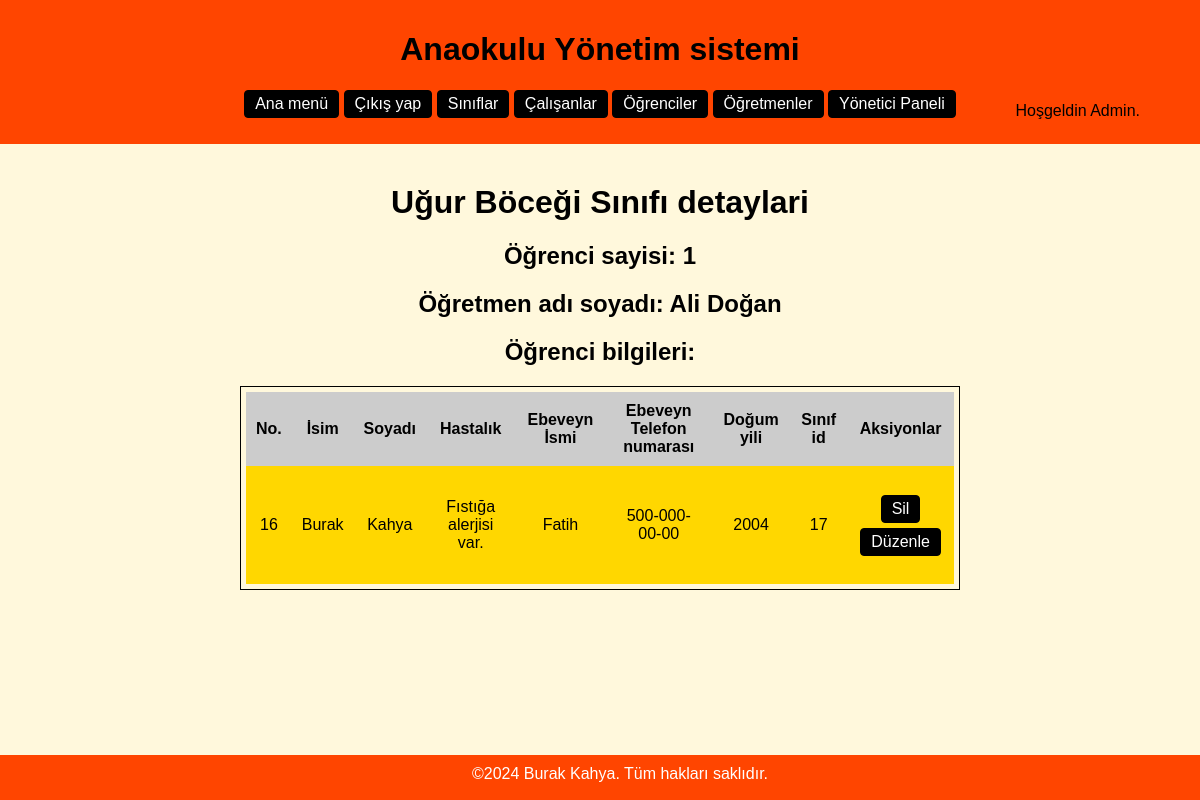
The page /seeSinif.php?id=17 (signed in) on the database its author committed.
### tables this page shows
CREATE TABLE `classes` (
  `id` int(11) NOT NULL,
  `name` varchar(100) NOT NULL,
  `teacher_id` int(11) DEFAULT NULL
);

CREATE TABLE `teachers` (
  `id` int(11) NOT NULL,
  `name` varchar(100) NOT NULL,
  `surname` varchar(100) NOT NULL,
  `class_id` int(11) DEFAULT NULL,
  `pay` decimal(10,2) NOT NULL
);

CREATE TABLE `students` (
  `id` int(11) NOT NULL,
  `name` varchar(100) NOT NULL,
  `surname` varchar(100) NOT NULL,
  `illnesses` text DEFAULT NULL,
  `parent_name` varchar(100) NOT NULL,
  `parent_phone` varchar(15) NOT NULL,
  `birth_year` year(4) NOT NULL,
  `class_id` int(11) NOT NULL,
  `giris_tarihi` datetime DEFAULT current_timestamp()
);

### includes/db.php (called while the page is built, shortened)
<?php
function sorgula($handle, $query)
{
   return mysqli_query($handle, $query);
}
function birKayitAl($handle, $id, $table)
{
   $query = "SELECT * FROM $table WHERE id='$id'";
   return sorgula($handle, $query);
}
function tumKayitlariAl($handle, $table, $column = null, $value = null)
{
   $query = "SELECT * FROM $table";
   if ($column !== null && $value !== null) {
      $escapedValue = mysqli_real_escape_string($handle, $value);
      $query .= " WHERE $column = '$escapedValue'";
   }
   return sorgula($handle, $query);
}
function ogrenciSayisi($handle, $class_id)
{
   $escapedClassId = mysqli_real_escape_string($handle, $class_id);
   $query = "SELECT COUNT(*) AS total FROM students WHERE class_id = '$escapedClassId'";
   $sonuc = mysqli_query($handle, $query);
   if ($sonuc) {
      $row = mysqli_fetch_assoc($sonuc);
      return $row['total'];
   } else {
      die("Sorgu başarısız: " . mysqli_error($handle));
   }
}

### includes/functions.php (the view, shortened to what this page needs)
<?php
function headerYukle()
{
   $user = "Ziyaretci";
   if (isset($_SESSION['user'])) {
      $user = $_SESSION["user"];
   }
   if (isset($_SESSION['admin'])) {
      $user = $_SESSION['admin'];
   }
   ?>
   <header>
      <h1>Anaokulu Yönetim sistemi</h1>
      <?= navigasyonBar() ?>
      <div class="kullanici_giris">
         <p>Hoşgeldin <?= $user ?>.</p>
      </div>
   </header>
   <?php
}
function navigasyonBar()
{
   $str = "<nav><ul>
    <li><a href='index.php'>Ana menü</a></li> ";
   if (!isset($_SESSION['user'])) {
      $str .= "<li><a href='register.php'>Yeni kullanıcı oluştur</a></li>
             <li><a href='login.php'>Giriş yap</a></li>";
   } else {
      $str .= "<li><a href='logout.php'>Çıkış yap</a></li>
                 <li><a href='siniflar.php'>Sınıflar</a></li> ";
      if (isset($_SESSION['admin'])) {
         $str .= "<li><a href='calisanlar.php'>Çalışanlar</a></li>
                 <li><a href='ogrenciler.php'>Öğrenciler</a></li>
                 <li><a href='ogretmenler.php'>Öğretmenler</a></li>
                 <li><a href='yoneticiPaneli.php'>Yönetici Paneli</a></li>";
      }
   }
   $str .= "</ul></nav>";
   return $str;
}
function footer()
{
   return "<footer> &copy;2024 Burak Kahya. Tüm hakları saklıdır.</footer>";
}
   ?>
   <?php
function sinif($handle, $sonuc)
{
   $class = mysqli_fetch_array($sonuc);
   $teacherResult = birKayitAl($handle, $class['teacher_id'], TABLE_TEACHERS);
   $teacher = mysqli_fetch_array($teacherResult);
   $studentCount = ogrenciSayisi($handle, $class['id']);
   ?>
   <h1><?= $class['name'] ?> detaylari</h1>
   <h2>Öğrenci sayisi: <?= $studentCount ?> </h2>
   <h2>Öğretmen adı soyadı: <?= $teacher['name'] ?>    <?= $teacher['surname'] ?></h2>
   <h2>Öğrenci bilgileri:</h2>
   <table class="tablo" cellpadding="0" cellspacing="0">
      <thead>
         <tr>
            <th>No.</th>
            <th>İsim</th>
            <th>Soyadı</th>
            <th>Hastalık</th>
            <th>Ebeveyn İsmi</th>
            <th>Ebeveyn Telefon numarası</th>
            <th>Doğum yili</th>
            <th>Sınıf id</th>
            <th>Aksiyonlar</th>
         </tr>
      </thead>
      <tbody>
         <?php
         $ogrenciler = tumKayitlariAl($handle, TABLE_STUDENTS, 'class_id', $class['id']);
         while ($row = mysqli_fetch_array($ogrenciler)) {
            ?>
            <tr>
               <td>
                  <?= $row['id'] ?>
               </td>
               <td>
                  <?= $row['name'] ?>
               </td>
               <td>
                  <?= $row['surname'] ?>
               </td>
               <td><?= $row['illnesses'] ?></td>
               <td><?= $row['parent_name'] ?></td>
               <td>
                  <?= $row['parent_phone'] ?>
               </td>
               <td>
                  <?= $row['birth_year'] ?>
               </td>
               <td>
                  <?= $row['class_id'] ?>
               </td>
               <td>
                  <ul>
                     <li><a href="deleteOgrenci.php?id=<?= $row['id'] ?>">Sil</a></li>
                     <li><a href="editOgrenci.php?id=<?= $row['id'] ?>">Düzenle</a></li>
                  </ul>
               </td>
            </tr>
         <?php } ?>
      </tbody>
   </table>
   <?php
}
   ?>

### seeSinif.php (shortened to what this page needs)
<?php
include "config.php";
$formGoster = false;
if (isset($_GET["id"])) {
   $id = $_GET["id"];
   try {
      $sonuc = birKayitAl($baglanti, $id, TABLE_CLASSES);
      if ($sonuc) {
         $formGoster = true;
      } else {
         throw new Exception("Sınıf bulunamadı");
      }
   } catch (Exception $e) {
      $mesaj = $e->getMessage();
   }
}
?>
<!DOCTYPE html>
<html lang="en">
<head>
   <link rel="stylesheet" href="assets/css/main.css">
</head>
<body>
   <div class="ana_konteyner">
      <?= headerYukle() ?>
      <main>
         <?php
         if ($formGoster)
            sinif($baglanti, $sonuc) ?>
            </main>
            <footer>
         <?= footer() ?>
      </footer>
   </div>
</body>
</html>

### assets/css/main.css (style rules this page uses)
body { text-align: center; margin: 0; padding: 0 0 70px 0; font-family: Arial, sans-serif, Georgia; background-color: cornsilk; }
header { background-color: orangered; padding: 10px; height: 100%; }
nav ul, .tablo ul { list-style-type: none; padding: 0; }
nav ul li, .tablo ul li { display: inline-block; padding: 4px 10px; background-color: black; border: 1px solid black; border-radius: 4px; transition: background-color 0.3s, color 0.3s; }
nav a, .tablo a { text-decoration: none; color: white; transition: color 0.3s; }
.tablo ul li { margin-top: 2.5px; margin-bottom: 2.5px; }
.ana_konteyner { margin: 0px auto; padding: 0; width: 100%; }
footer { position: fixed; bottom: 0; margin: 0px auto; height: 25px; width: inherit; background-color: orangered; padding: 10px; text-align: center; color: white; }
.tablo { margin: 0px auto; padding: 5px; width: 60%; border: 1px solid black; }
.tablo thead { background-color: #ccc; }
.tablo th, .tablo td { padding: 10px; }
.tablo tbody tr:nth-child(odd) { background-color: gold; }
.kullanici_giris { float: right; position: relative; bottom: 3em; margin-right: 50px; }
main { clear: both; }

### rows shown on the page
classes: name "Uğur Böceği Sınıfı"
teachers: name "Ali", surname "Doğan"
students: id "16", name "Burak", surname "Kahya", illnesses "Fıstığa alerjisi var.", parent_name "Fatih", parent_phone "500-000-00-00", birth_year "2004", class "17"

### other values the page prints
$user "Admin"
$studentCount "1"
